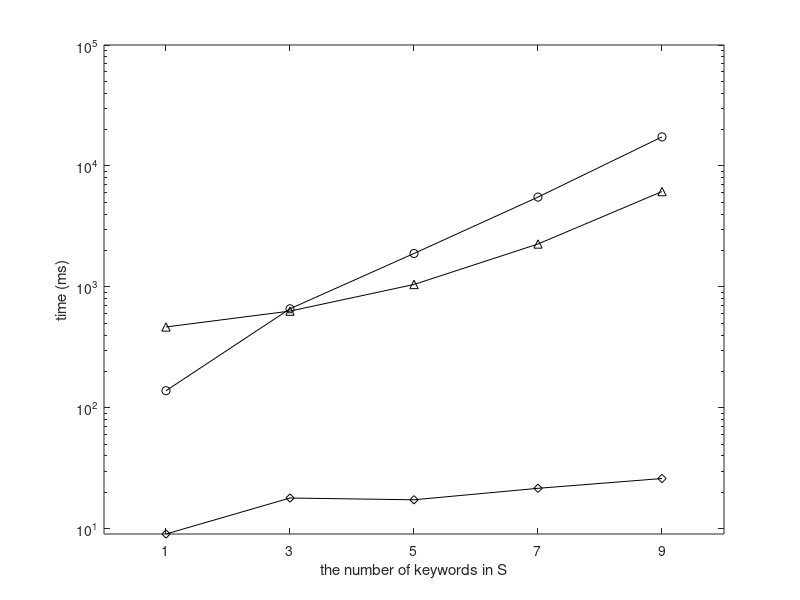

The MATLAB source for this figure: (Note: this script raises an error after producing the figure.)
set(gcf,'color',[1, 1, 1]);
set(gcf,'unit','centimeters','position',[10 5 9 7]);

x=[1, 2, 3, 4, 5];
y1 = [466.4455294	630.9780512	1047.227228	2263.420394	6142.962699];
y2 = [138.6066673	659.4309571	1889.960021	5528.447065	17398.85076];
y3 = [9.058427296	17.97176025	17.37839507	21.61730666	26.04822192];

p1= semilogy(x, y1, '-k^');
hold on;
p2 = semilogy(x, y2, '-ko');
hold on;
p3 = semilogy(x, y3, '-kd');

xlabel('the number of keywords in S');
ylabel('time (ms)');

axis([0.5 5.5 0.0 100000]);

set(gca, 'xtick', 1:5, 'XTickLabel', {'1','3','5','7','9'});
leg=legend('basic-g','basic-w','Dec', 2);
set(leg,'edgecolor','white');

set(gca, 'FontSize', 12);
set(get(gca, 'XLabel'), 'FontSize',12);
set(get(gca, 'YLabel'), 'FontSize',12);
set(findall(gcf,'type','line'),'linewidth',1.5);
set(gca, 'LineWidth', 1.5);
